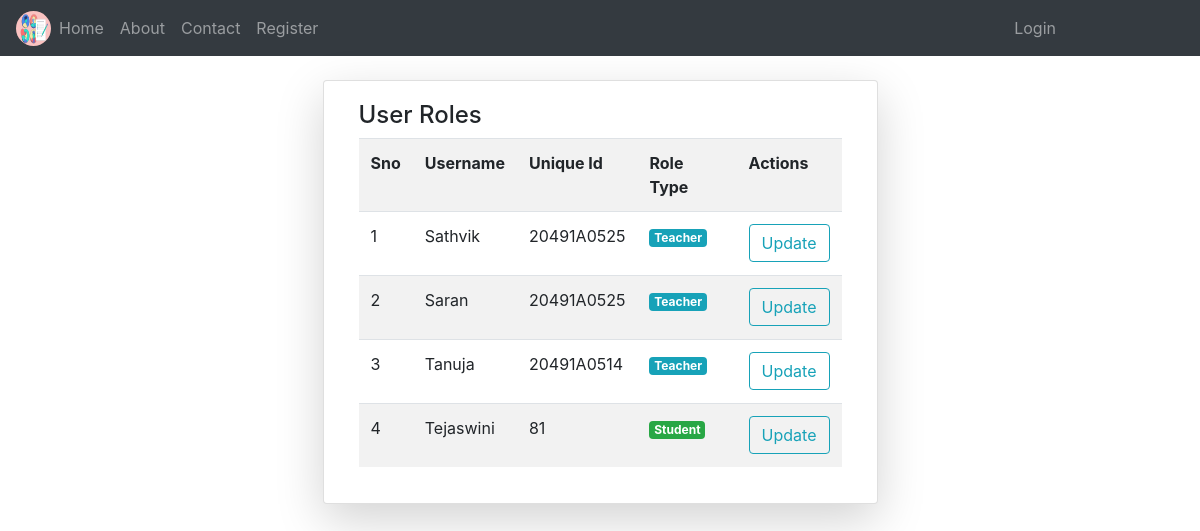
Screenshot of /roles/ with the database file from the repository.
### NotesApp/models.py (models this page shows)
class User(AbstractUser):
	v = [
		('d','Select Your gender'),
		('M','Male'),
		('F','Female'),
	]
	p = [
		('G','Guest'),
		('T','Teacher'),
		('S','Student'),
	]
	gd = models.CharField(choices=v,default='d',max_length=5)
	mb = models.CharField(max_length=11)
	uq = models.CharField(max_length=10)
	role = models.CharField(choices=p,default='G',max_length=5)
	is_teacher = models.BooleanField(default=False)
	is_student = models.BooleanField(default=False)
	pfimg = models.ImageField(upload_to='Profiles/',default='demoprofile.png')

### NotesApp/views.py (the view)
# urls.py: path('roles/',views.rolechange,name="role"),
def rolechange(request):
	k = User.objects.all()
	return render(request,'notehtmls/role.html',{'u':k})

### templates/notehtmls/role.html (shortened to what this page needs)
{% extends 'notehtmls/base.html' %}
{% block content %}
<div class="container mt-4">
	<div class="card col-md-6 shadow-lg mx-auto">
		<div class="card-body">
			<h4>User Roles</h4>
			<table class="table table-striped table-hover">
				<tr>
					<th>Sno</th>
					<th>Username</th>
					<th>Unique Id</th>
					<th>Role Type</th>
					<th>Actions</th>
				</tr>
				{% for i in u %}
				<tr>
					<td>{{forloop.counter}}</td>
					<td>{{i.username}}</td>
					<td>{{i.uq}}</td>
					<td>
						{% if i.role == 'G' %}
							<p class="badge badge-warning">Guest</p>
						{% elif i.role == 'T' %}
							<p class="badge badge-info">Teacher</p>
						{% elif i.role == 'S' %}
							<p class="badge badge-success">Student</p>
						{% else %}
							<p class="badge badge-danger">Admin</p>
						{% endif %}
					</td>
					<td>
						<a href="{% url 'rolup' i.id %}" class="btn btn-outline-info">Update</a>
					</td>
				</tr>
				{% endfor %}
			</table>
		</div>
	</div>
</div>
{% endblock %}

### rows the page displays
User: username "Sathvik", uq "20491A0525", role "Teacher"
User: username "Saran", uq "20491A0525", role "Teacher"
User: username "Tanuja", uq "20491A0514", role "Teacher"
User: username "Tejaswini", uq "81", role "Student"
